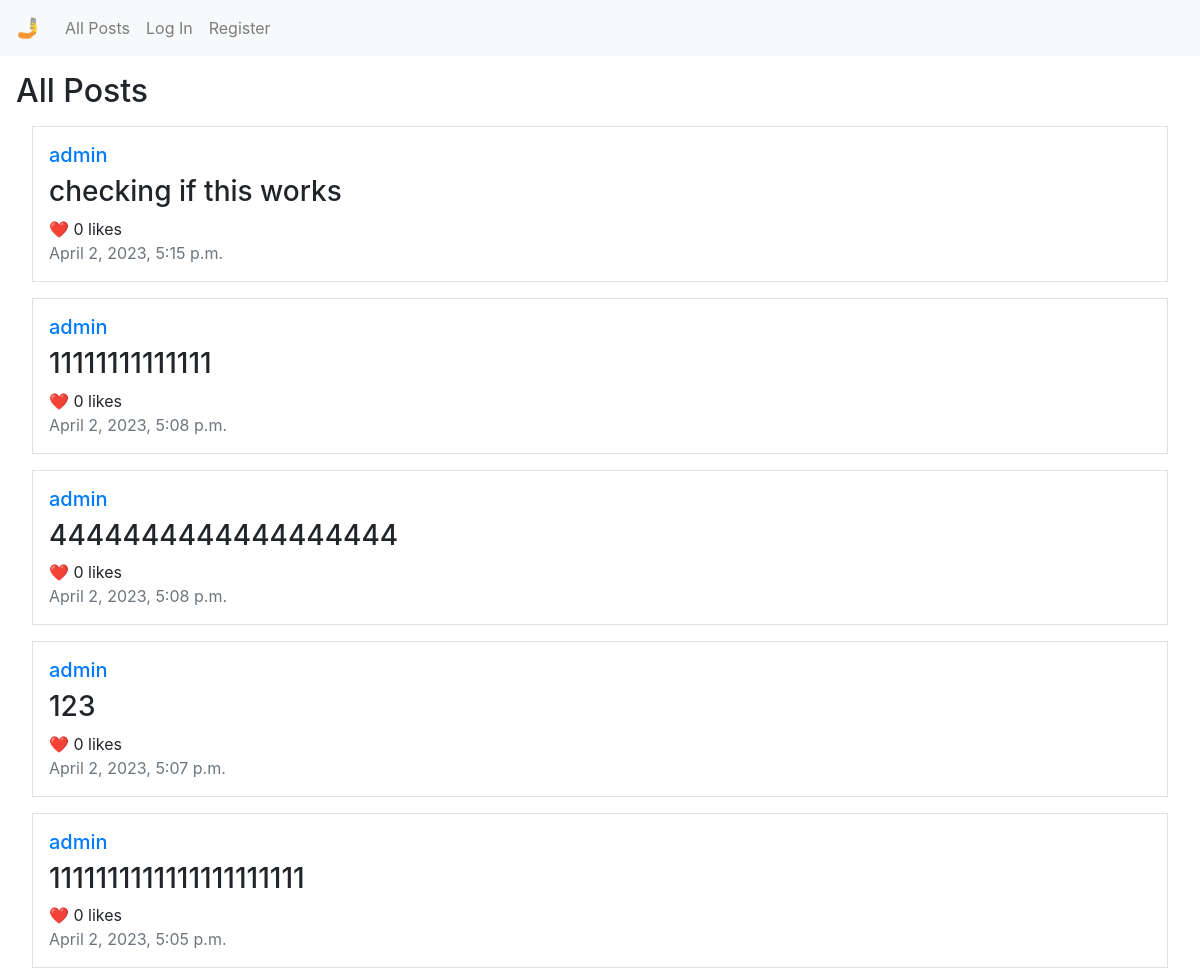
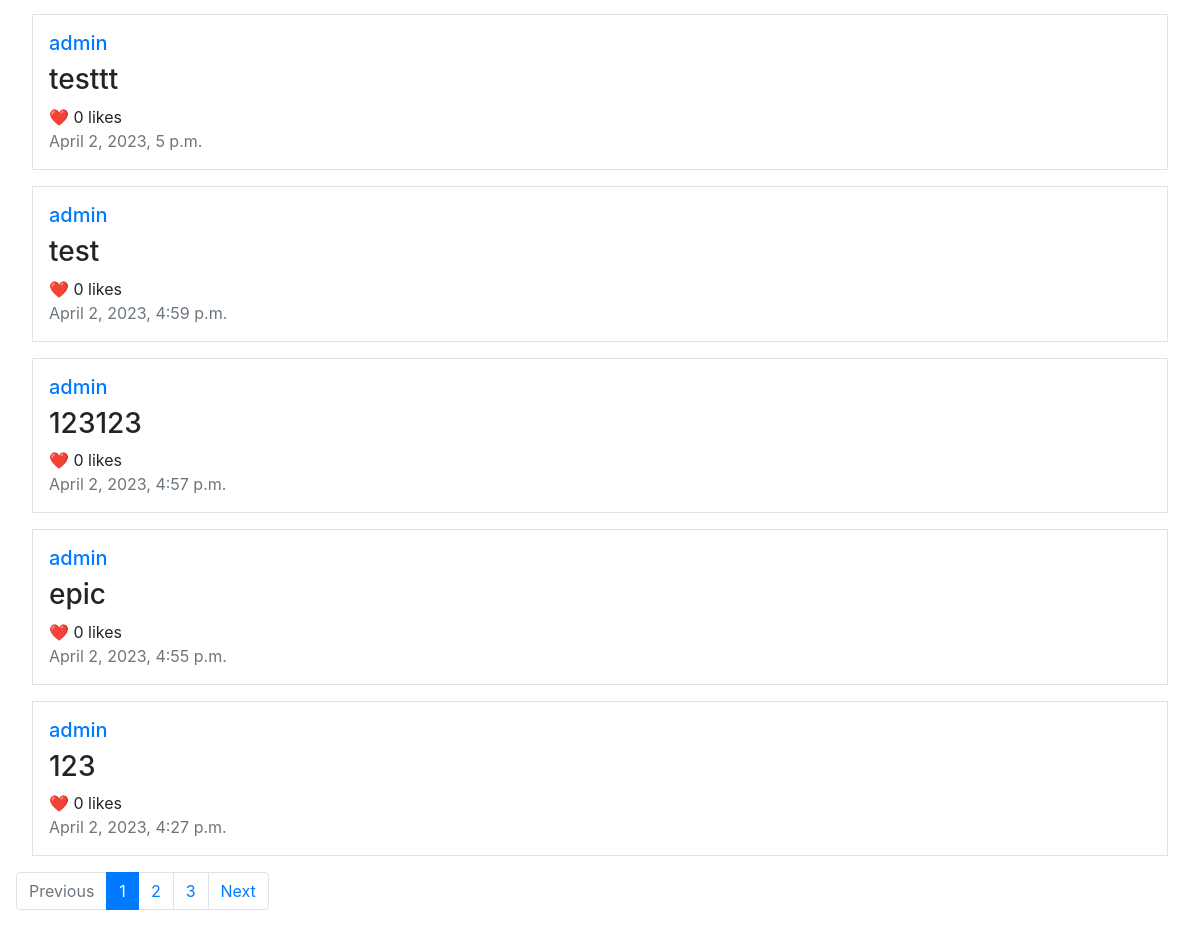
The app's page /, older data (2 pictures, top to bottom).
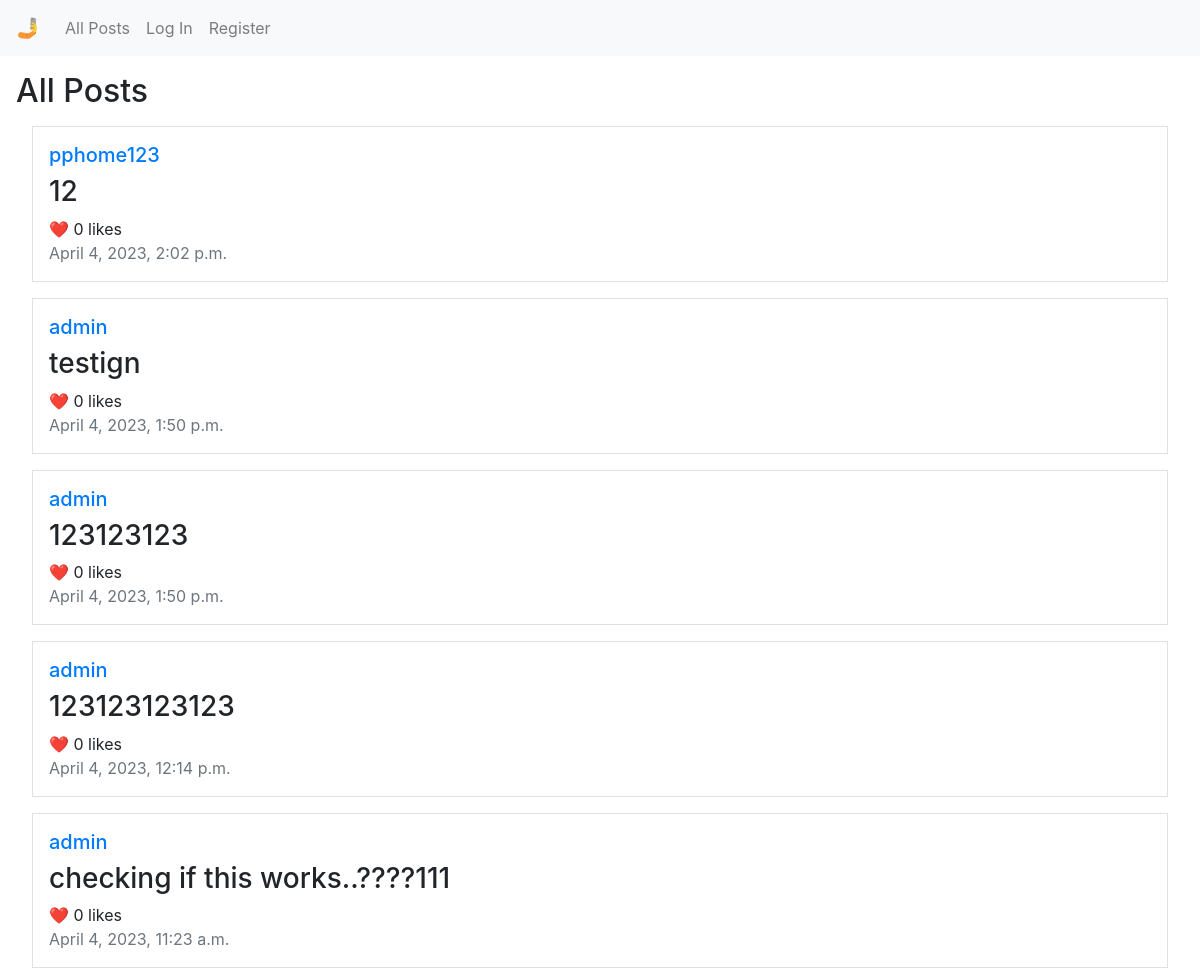
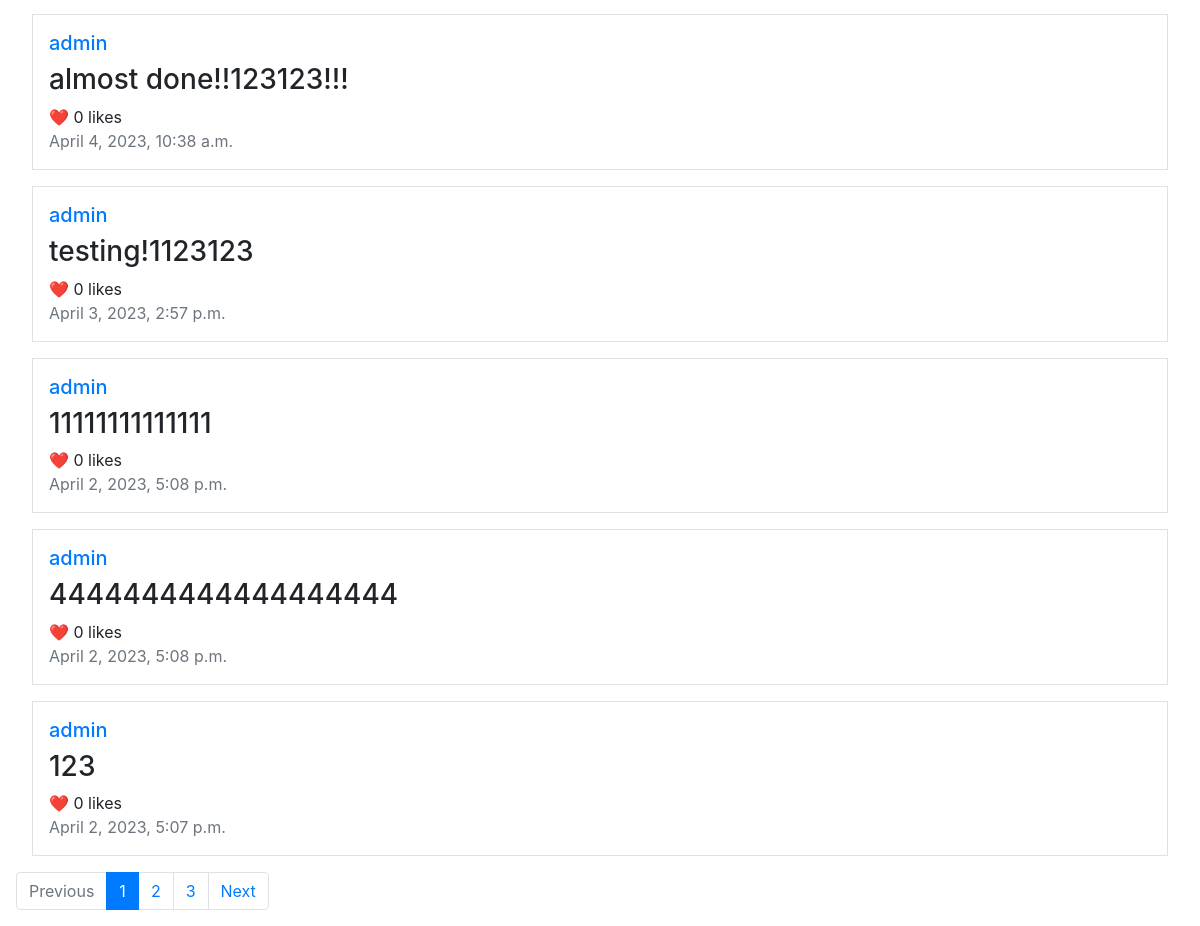
The same page, newer data (2 pictures, top to bottom).
### network/models.py (models this page shows, shortened)
class Post(models.Model):
    poster = models.ForeignKey(User, on_delete=models.CASCADE, null=True, default=None)
    post = models.CharField(max_length=2000)
    datetime = models.DateTimeField(auto_now=True)

class User(AbstractUser):
    pass

### network/views.py (the view, shortened to what this page needs)
# urls.py: path("", views.index, name="index"),
def index(request, pg=1):
    posts = []
    list = Post.objects.all().order_by('-datetime')
    for item in list:
        posts.append(item)
    page = Paginator(posts, 10)
    pages = range(1, page.num_pages+1)
    print('about to render index')
    return render(request, "network/index.html", {
        "posts": page.get_page(pg),
        "pages": pages,
        "current_page": pg,
        "previous_page": pg-1,
        "next_page": pg+1
    })

### network/templates/network/index.html (shortened to what this page needs)
{% extends "network/layout.html" %}
{% block body %}
    <h2>All Posts</h2>
    <div class="posts">
        {% for post in posts %}
        <div class="border m-3 p-3">
            <h5><a href="{% url 'profile' post.poster.username %}">{{ post.poster }}</a></h5>
            <div id="post_body{{ post.pk }}"><h3>{{ post.post }}</h3></div>
            <div class="likes">
                {% if request.user.is_authenticated %}
                <span class="like_button" id="like{{ post.pk }}" data-like_id="{{ post.pk }}">🤍</span>
                {% else %}
                <span>❤️</span>
                {% endif %}
                <span><span class="like_num" id="like-count{{ post.pk }}" data-num_id="{{ post.pk }}">0</span> likes</span>
            </div>
            <div class="text-muted" id="datetime{{ post.pk }}">{{ post.datetime }}</div>
        </div>
        {% empty %}
        <div class="m-3 p-3">
            <h5>No posts to display.</h5>
        </div>
        {% endfor %}
    </div>
    <nav>
        <ul class="pagination">
            {% if current_page == 1 %}
                <li class="page-item disabled"><a class="page-link">Previous</a></li>
            {% else %}
                <li class="page-item"><a class="page-link" href="/{{ previous_page }}">Previous</a></li>
            {% endif %}
            {% for page in pages %}
                {% if page == current_page %}
                    <li class="page-item active"><a class="page-link" href="{% url 'index_page' page %}">{{ page }}</a></li>
                {% else %}
                    <li class="page-item"><a class="page-link" href="{% url 'index_page' page %}">{{ page }}</a></li>
                {% endif %}
            {% endfor %}
            {% if current_page == pages|length %}
            <li class="page-item disabled"><a class="page-link">Next</a></li>
            {% else %}
            <li class="page-item"><a class="page-link" href="/{{ next_page }}">Next</a></li>
            {% endif %}
        </ul>
    </nav>
{% endblock %}

Row changes from the older to the newer data that the page shows:
no longer on this page (row unchanged): Post: poster "admin", post "1111111111111111111111", datetime "April 2, 2023, 5:05 p.m."
no longer on this page (row unchanged): Post: poster "admin", post "testtt", datetime "April 2, 2023, 5 p.m."
no longer on this page (row unchanged): Post: poster "admin", post "test", datetime "April 2, 2023, 4:59 p.m."
no longer on this page (row unchanged): Post: poster "admin", post "123123", datetime "April 2, 2023, 4:57 p.m."
no longer on this page (row unchanged): Post: poster "admin", post "epic", datetime "April 2, 2023, 4:55 p.m."
no longer on this page (row unchanged): Post: poster "admin", post "123", datetime "April 2, 2023, 4:27 p.m."
added Post: poster "pphome123", post "12", datetime "April 4, 2023, 2:02 p.m."
added Post: poster "admin", post "testign", datetime "April 4, 2023, 1:50 p.m."
added Post: poster "admin", post "123123123", datetime "April 4, 2023, 1:50 p.m."
added Post: poster "admin", post "123123123123", datetime "April 4, 2023, 12:14 p.m."
changed Post: post "checking if this works" → "checking if this works..????111"; datetime "April 2, 2023, 5:15 p.m." → "April 4, 2023, 11:23 a.m."
added Post: poster "admin", post "almost done!!123123!!!", datetime "April 4, 2023, 10:38 a.m."
added Post: poster "admin", post "testing!1123123", datetime "April 3, 2023, 2:57 p.m."
